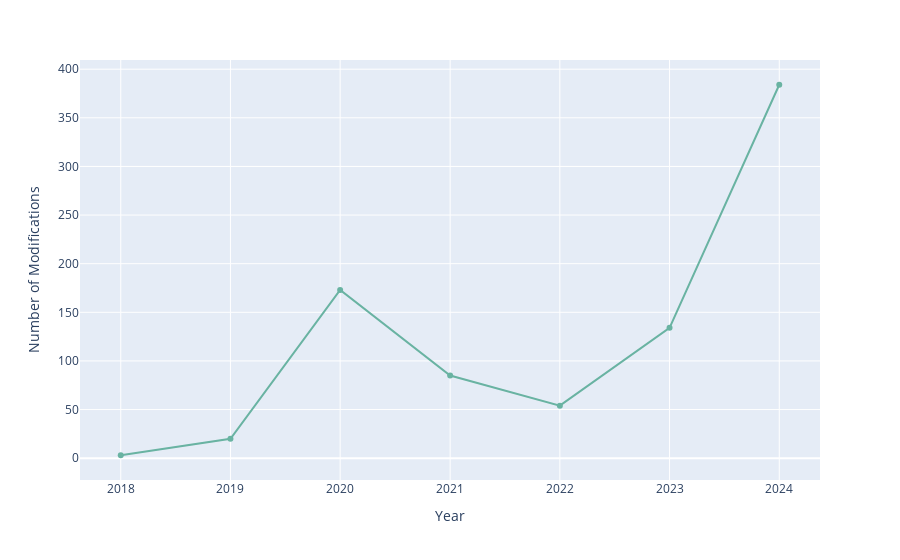

Here is the notebook cell this chart was saved with:
### Code cell
df['dateModified'] = pd.to_datetime(df['dateModified'])

df['Period'] = df['dateModified'].dt.to_period("Y")

modification_counts = df.groupby('Period').size()

fig = px.line(df, x=modification_counts.index.to_timestamp(), y=modification_counts, markers=True,
              labels=dict(x="Year", y = "Number of Modifications"))
fig.update_traces(line_color='#69b3a2')

fig.show()

### Figure 1 — Plotly figure (JSON) as saved in the notebook; plotly's stock layout.template omitted (floating-point values rounded to 4 significant figures)
{"data": [{"hovertemplate": "Year=%{x}<br>Number of Modifications=%{y}<extra></extra>", "legendgroup": "", "line": {"color": "#69b3a2", "dash": "solid"}, "marker": {"symbol": "circle"}, "mode": "lines+markers", "name": "", "orientation": "v", "showlegend": false, "type": "scatter", "x": ["2018-01-01T00:00:00", "2019-01-01T00:00:00", "2020-01-01T00:00:00", "2021-01-01T00:00:00", "2022-01-01T00:00:00", "2023-01-01T00:00:00", "2024-01-01T00:00:00"], "xaxis": "x", "y": [3, 20, 173, 85, 54, 134, 384], "yaxis": "y"}], "layout": {"legend": {"tracegroupgap": 0}, "margin": {"t": 60}, "xaxis": {"anchor": "y", "domain": [0, 1], "title": {"text": "Year"}}, "yaxis": {"anchor": "x", "domain": [0, 1], "title": {"text": "Number of Modifications"}}}}
